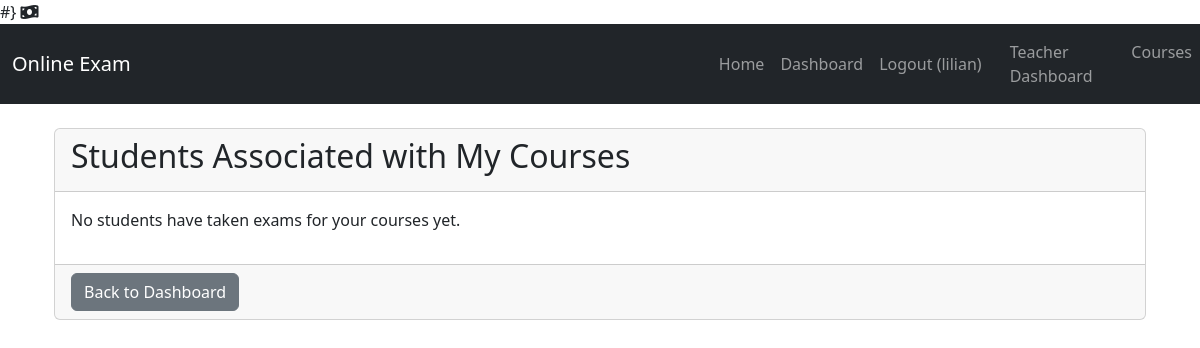
The page /teacher/students/ (signed in) on the database as committed earlier.
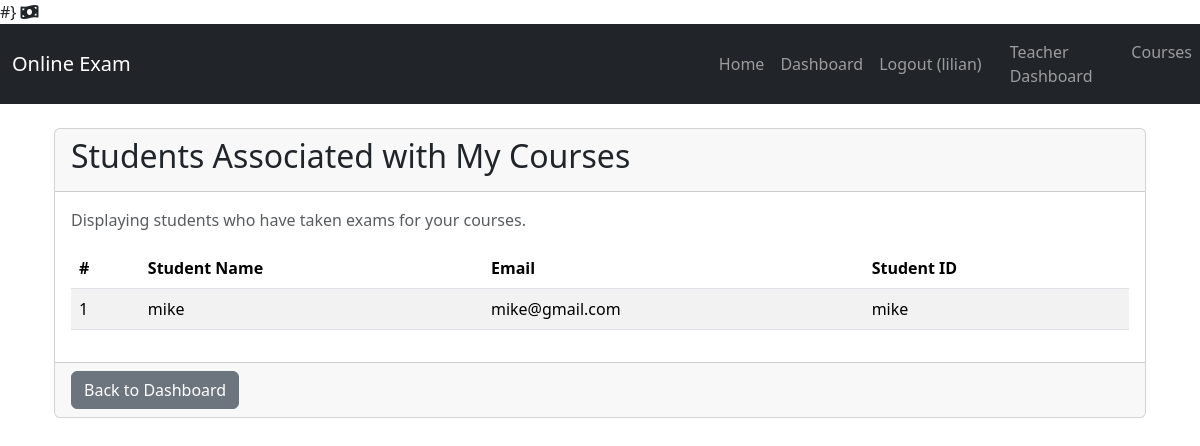
The same page on the database as committed later.
### exam_app/models.py (models this page shows)
class User(AbstractUser):
    is_student = models.BooleanField(default=False)
    is_teacher = models.BooleanField(default=False)
    approved = models.BooleanField(default=False)
    groups = models.ManyToManyField(
        'auth.Group',
        related_name='exam_app_users_groups', # Unique related_name for groups
        blank=True,
        help_text='The groups this user belongs to. A user will get all permissions granted to each of their groups.',
        related_query_name='user',
    )
    user_permissions = models.ManyToManyField(
        'auth.Permission',
        related_name='exam_app_users_permissions', # Unique related_name for user_permissions
        blank=True,
        help_text='Specific permissions for this user.',
        related_query_name='user',
    )

### exam_app/views.py (the view)
# urls.py: path('teacher/students/', views.teacher_student_list, name='teacher_student_list'),
@login_required
@user_passes_test(is_teacher)
def teacher_student_list(request):
    teachers_courses = Course.objects.filter(teacher=request.user)
    student_ids_from_exams = Exam.objects.filter(course__in=teachers_courses).values_list('student', flat=True).distinct()
    students = User.objects.filter(pk__in=student_ids_from_exams, is_student=True).order_by('first_name', 'last_name')
    context = {
        'students': students,
        'courses': teachers_courses # Optionally pass courses if you want to show which courses they teach
    }
    return render(request, 'teachers/student_list.html', context) # Will render a new template

### exam_app/views.py (called while the page is built)
def is_teacher(user):
    return user.is_authenticated and user.is_teacher and user.approved

### exam_app/templates/teachers/student_list.html (shortened to what this page needs)
{% extends 'base.html' %}
{% load static %}
{% block content %}
    <div class="container mt-4">
        <div class="card">
            <div class="card-header">
                <h2>Students Associated with My Courses</h2>
            </div>
            <div class="card-body">
                {% if students %}
                    <p class="text-muted">Displaying students who have taken exams for your courses.</p>
                    <div class="table-responsive">
                        <table class="table table-striped table-hover">
                            <thead>
                                <tr>
                                    <th>#</th>
                                    <th>Student Name</th>
                                    <th>Email</th>
                                    <th>Student ID</th>
                                </tr>
                            </thead>
                            <tbody>
                                {% for student in students %}
                                    <tr>
                                        <td>{{ forloop.counter }}</td>
                                        <td>
					    {% if student.first_name or student.last_name %}
						{{ student.first_name }} {{ student.last_name }}
					    {% else %}
						{{ student.username }}
					    {% endif %}
					</td>
                                        <td>{{ student.email }}</td>
                                        <td>{{ student.username }}</td>
                                    </tr>
                                {% endfor %}
                            </tbody>
                        </table>
                    </div>
                {% else %}
                    <p>No students have taken exams for your courses yet.</p>
                {% endif %}
            </div>
            <div class="card-footer">
                <a href="{% url 'exam_app:teacher_dashboard' %}" class="btn btn-secondary">Back to Dashboard</a>
            </div>
        </div>
    </div>
{% endblock %}

Rows that differ between the two databases and show on the page:
now on this page (row edited): User: username "mike", email "mike@gmail.com"
Other text that changed with them:
text no longer shown: "No students have taken exams for your courses yet."
text now shown: "Displaying students who have taken exams for your courses. # Student Name Email Student ID"
